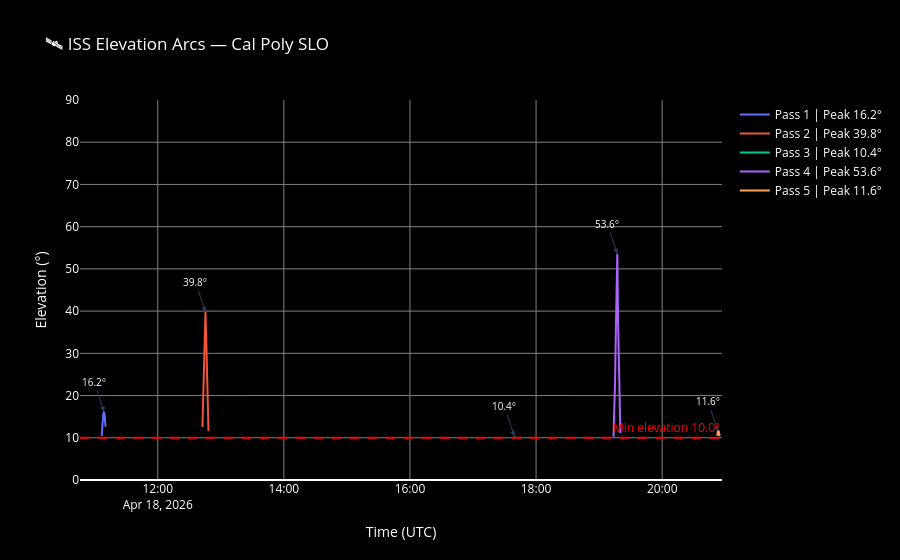

The notebook cell this image was saved under:
### Code cell
fig_elev = go.Figure()

for i, (start, end) in enumerate(passes):
    t_slice = times_24[start:end+1]
    el_slice = elevations[start:end+1]
    peak_el = el_slice.max()
    peak_idx = el_slice.argmax()
    peak_time = t_slice[peak_idx]
    
    # Convert to datetime for plotting
    t_plot = [t.to_datetime(timezone.utc) for t in t_slice]
    
    fig_elev.add_trace(go.Scatter(
        x=t_plot,
        y=el_slice,
        mode='lines',
        name=f'Pass {i+1} | Peak {peak_el:.1f}°',
        line=dict(width=2)
    ))
    
    # Annotate peak
    fig_elev.add_annotation(
        x=peak_time.to_datetime(timezone.utc),
        y=peak_el,
        text=f'{peak_el:.1f}°',
        showarrow=True,
        arrowhead=2,
        font=dict(color='white', size=10)
    )

# Min elevation reference line
fig_elev.add_hline(
    y=min_elev,
    line_dash='dash',
    line_color='red',
    annotation_text=f'Min elevation {min_elev}°',
    annotation_font_color='red'
)

fig_elev.update_layout(
    title=f'🛰️ ISS Elevation Arcs — {gs_name}',
    xaxis_title='Time (UTC)',
    yaxis_title='Elevation (°)',
    paper_bgcolor='black',
    plot_bgcolor='black',
    font=dict(color='white'),
    xaxis=dict(gridcolor='gray'),
    yaxis=dict(gridcolor='gray', range=[0, 90]),
    legend=dict(bgcolor='black')
)

fig_elev.show()
print(f" Elevation arcs plotted for {len(passes)} passes")
for i, (start, end) in enumerate(passes):
    el_slice = elevations[start:end+1]
    print(f"   Pass {i+1}: Peak {el_slice.max():.1f}° at {times_24[start + el_slice.argmax()].iso} UTC")

### Figure 1 — Plotly figure (JSON) as saved in the notebook; plotly's stock layout.template omitted (floating-point values rounded to 4 significant figures)
{"data": [{"line": {"width": 2}, "mode": "lines", "name": "Pass 1 | Peak 16.2°", "type": "scatter", "x": ["2026-04-18T11:06:43.727850+00:00", "2026-04-18T11:07:26.949461+00:00", "2026-04-18T11:08:10.171072+00:00", "2026-04-18T11:08:53.392682+00:00", "2026-04-18T11:09:36.614293+00:00", "2026-04-18T11:10:19.835904+00:00"], "y": [10.47, 13.37, 15.55, 16.21, 15.06, 12.61]}, {"line": {"width": 2}, "mode": "lines", "name": "Pass 2 | Peak 39.8°", "type": "scatter", "x": ["2026-04-18T12:42:32.202087+00:00", "2026-04-18T12:43:15.423698+00:00", "2026-04-18T12:43:58.645309+00:00", "2026-04-18T12:44:41.866920+00:00", "2026-04-18T12:45:25.088530+00:00", "2026-04-18T12:46:08.310141+00:00", "2026-04-18T12:46:51.531752+00:00", "2026-04-18T12:47:34.753363+00:00", "2026-04-18T12:48:17.974974+00:00"], "y": [12.55, 18.41, 26.25, 35.5, 39.8, 33.51, 24.39, 17.08, 11.63]}, {"line": {"width": 2}, "mode": "lines", "name": "Pass 3 | Peak 10.4°", "type": "scatter", "x": ["2026-04-18T17:39:19.505739+00:00", "2026-04-18T17:40:02.727350+00:00"], "y": [10.38, 10.23]}, {"line": {"width": 2}, "mode": "lines", "name": "Pass 4 | Peak 53.6°", "type": "scatter", "x": ["2026-04-18T19:13:41.536755+00:00", "2026-04-18T19:14:24.758365+00:00", "2026-04-18T19:15:07.979976+00:00", "2026-04-18T19:15:51.201587+00:00", "2026-04-18T19:16:34.423198+00:00", "2026-04-18T19:17:17.644809+00:00", "2026-04-18T19:18:00.866419+00:00", "2026-04-18T19:18:44.088030+00:00", "2026-04-18T19:19:27.309641+00:00", "2026-04-18T19:20:10.531252+00:00"], "y": [10.26, 15.59, 23.15, 34.72, 50.77, 53.59, 37.75, 25.06, 16.82, 11.11]}, {"line": {"width": 2}, "mode": "lines", "name": "Pass 5 | Peak 11.6°", "type": "scatter", "x": ["2026-04-18T20:52:22.897435+00:00", "2026-04-18T20:53:06.119046+00:00", "2026-04-18T20:53:49.340656+00:00", "2026-04-18T20:54:32.562267+00:00"], "y": [10.5, 11.56, 11.51, 10.37]}], "layout": {"annotations": [{"arrowhead": 2, "font": {"color": "white", "size": 10}, "showarrow": true, "text": "16.2°", "x": "2026-04-18T11:08:53.392682+00:00", "y": 16.21}, {"arrowhead": 2, "font": {"color": "white", "size": 10}, "showarrow": true, "text": "39.8°", "x": "2026-04-18T12:45:25.088530+00:00", "y": 39.8}, {"arrowhead": 2, "font": {"color": "white", "size": 10}, "showarrow": true, "text": "10.4°", "x": "2026-04-18T17:39:19.505739+00:00", "y": 10.38}, {"arrowhead": 2, "font": {"color": "white", "size": 10}, "showarrow": true, "text": "53.6°", "x": "2026-04-18T19:17:17.644809+00:00", "y": 53.59}, {"arrowhead": 2, "font": {"color": "white", "size": 10}, "showarrow": true, "text": "11.6°", "x": "2026-04-18T20:53:06.119046+00:00", "y": 11.56}, {"font": {"color": "red"}, "showarrow": false, "text": "Min elevation 10.0°", "x": 1, "xanchor": "right", "xref": "x domain", "y": 10, "yanchor": "bottom", "yref": "y"}], "font": {"color": "white"}, "legend": {"bgcolor": "black"}, "paper_bgcolor": "black", "plot_bgcolor": "black", "shapes": [{"line": {"color": "red", "dash": "dash"}, "type": "line", "x0": 0, "x1": 1, "xref": "x domain", "y0": 10, "y1": 10, "yref": "y"}], "title": {"text": "🛰️ ISS Elevation Arcs — Cal Poly SLO"}, "xaxis": {"gridcolor": "gray", "title": {"text": "Time (UTC)"}}, "yaxis": {"gridcolor": "gray", "range": [0, 90], "title": {"text": "Elevation (°)"}}}}
